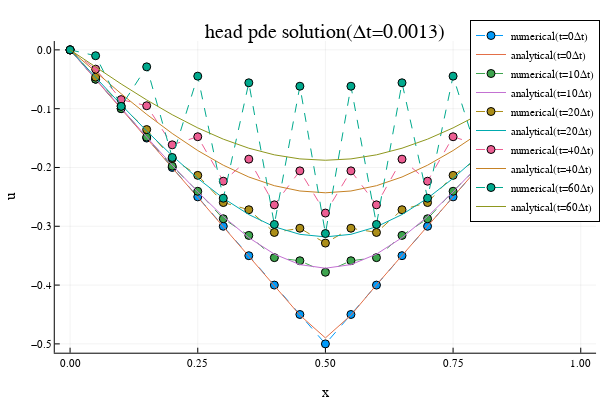

Notebook source saved alongside this figure:
### Code cell
Δt = 0.0013
heat_pde_plots(x,t₁₃,U₁₃;Δt=Δt)
title!("head pde solution(Δt=$Δt)")

### Figure 1 — Plotly figure (JSON) as saved in the notebook; plotly's stock layout.template omitted (floating-point values rounded to 4 significant figures)
{"data": [{"colorbar": {"len": 0.8657, "title": {"text": ""}, "x": 0.9934, "y": 0.5087}, "legendgroup": "numerical(t=0Δt)", "line": {"color": "rgba(0, 154, 250, 1.000)", "dash": "dash", "shape": "linear", "width": 1}, "marker": {"color": "rgba(0, 154, 250, 1.000)", "line": {"color": "rgba(0, 0, 0, 1)", "width": 1}, "size": 8, "symbol": "circle"}, "mode": "lines+markers", "name": "numerical(t=0Δt)", "showlegend": true, "type": "scatter", "x": [0, 0.05, 0.1, 0.15, 0.2, 0.25, 0.3, 0.35, 0.4, 0.45, 0.5, 0.55, 0.6, 0.65, 0.7, 0.75, 0.8, 0.85, 0.9, 0.95, 1], "xaxis": "x", "y": [0, -0.05, -0.1, -0.15, -0.2, -0.25, -0.3, -0.35, -0.4, -0.45, -0.5, -0.45, -0.4, -0.35, -0.3, -0.25, -0.2, -0.15, -0.1, -0.05, 0], "yaxis": "y"}, {"colorbar": {"len": 0.8657, "title": {"text": ""}, "x": 0.9934, "y": 0.5087}, "legendgroup": "analytical(t=0Δt)", "line": {"color": "rgba(227, 111, 71, 1.000)", "dash": "solid", "shape": "linear", "width": 1}, "mode": "lines", "name": "analytical(t=0Δt)", "showlegend": true, "type": "scatter", "x": [0, 0.05, 0.1, 0.15, 0.2, 0.25, 0.3, 0.35, 0.4, 0.45, 0.5, 0.55, 0.6, 0.65, 0.7, 0.75, 0.8, 0.85, 0.9, 0.95, 1], "xaxis": "x", "y": [0, -0.05001, -0.09998, -0.15, -0.2, -0.2501, -0.2999, -0.3502, -0.3996, -0.4512, -0.4899, -0.4512, -0.3996, -0.3502, -0.2999, -0.2501, -0.2, -0.15, -0.09998, -0.05001, -1.954e-18], "yaxis": "y"}, {"colorbar": {"len": 0.8657, "title": {"text": ""}, "x": 0.9934, "y": 0.5087}, "legendgroup": "numerical(t=10Δt)", "line": {"color": "rgba(62, 164, 78, 1.000)", "dash": "dash", "shape": "linear", "width": 1}, "marker": {"color": "rgba(62, 164, 78, 1.000)", "line": {"color": "rgba(0, 0, 0, 1)", "width": 1}, "size": 8, "symbol": "circle"}, "mode": "lines+markers", "name": "numerical(t=10Δt)", "showlegend": true, "type": "scatter", "x": [0, 0.05, 0.1, 0.15, 0.2, 0.25, 0.3, 0.35, 0.4, 0.45, 0.5, 0.55, 0.6, 0.65, 0.7, 0.75, 0.8, 0.85, 0.9, 0.95, 1], "xaxis": "x", "y": [0, -0.04986, -0.09982, -0.1483, -0.1978, -0.2405, -0.2872, -0.3155, -0.3533, -0.3586, -0.3782, -0.3586, -0.3533, -0.3155, -0.2872, -0.2405, -0.1978, -0.1483, -0.09982, -0.04986, 0], "yaxis": "y"}, {"colorbar": {"len": 0.8657, "title": {"text": ""}, "x": 0.9934, "y": 0.5087}, "legendgroup": "analytical(t=10Δt)", "line": {"color": "rgba(195, 113, 210, 1.000)", "dash": "solid", "shape": "linear", "width": 1}, "mode": "lines", "name": "analytical(t=10Δt)", "showlegend": true, "type": "scatter", "x": [0, 0.05, 0.1, 0.15, 0.2, 0.25, 0.3, 0.35, 0.4, 0.45, 0.5, 0.55, 0.6, 0.65, 0.7, 0.75, 0.8, 0.85, 0.9, 0.95, 1], "xaxis": "x", "y": [0, -0.04977, -0.09932, -0.1483, -0.1961, -0.2416, -0.2834, -0.3194, -0.3474, -0.3652, -0.3713, -0.3652, -0.3474, -0.3194, -0.2834, -0.2416, -0.1961, -0.1483, -0.09932, -0.04977, -3.883e-17], "yaxis": "y"}, {"colorbar": {"len": 0.8657, "title": {"text": ""}, "x": 0.9934, "y": 0.5087}, "legendgroup": "numerical(t=20Δt)", "line": {"color": "rgba(172, 142, 24, 1.000)", "dash": "dash", "shape": "linear", "width": 1}, "marker": {"color": "rgba(172, 142, 24, 1.000)", "line": {"color": "rgba(0, 0, 0, 1)", "width": 1}, "size": 8, "symbol": "circle"}, "mode": "lines+markers", "name": "numerical(t=20Δt)", "showlegend": true, "type": "scatter", "x": [0, 0.05, 0.1, 0.15, 0.2, 0.25, 0.3, 0.35, 0.4, 0.45, 0.5, 0.55, 0.6, 0.65, 0.7, 0.75, 0.8, 0.85, 0.9, 0.95, 1], "xaxis": "x", "y": [0, -0.04638, -0.09544, -0.1355, -0.1847, -0.2134, -0.2597, -0.2719, -0.3105, -0.3033, -0.3286, -0.3033, -0.3105, -0.2719, -0.2597, -0.2134, -0.1847, -0.1355, -0.09544, -0.04638, 0], "yaxis": "y"}, {"colorbar": {"len": 0.8657, "title": {"text": ""}, "x": 0.9934, "y": 0.5087}, "legendgroup": "analytical(t=20Δt)", "line": {"color": "rgba(0, 170, 174, 1.000)", "dash": "solid", "shape": "linear", "width": 1}, "mode": "lines", "name": "analytical(t=20Δt)", "showlegend": true, "type": "scatter", "x": [0, 0.05, 0.1, 0.15, 0.2, 0.25, 0.3, 0.35, 0.4, 0.45, 0.5, 0.55, 0.6, 0.65, 0.7, 0.75, 0.8, 0.85, 0.9, 0.95, 1], "xaxis": "x", "y": [0, -0.04704, -0.0933, -0.138, -0.1801, -0.2185, -0.2523, -0.2801, -0.3008, -0.3137, -0.3181, -0.3137, -0.3008, -0.2801, -0.2523, -0.2185, -0.1801, -0.138, -0.0933, -0.04704, -3.677e-17], "yaxis": "y"}, {"colorbar": {"len": 0.8657, "title": {"text": ""}, "x": 0.9934, "y": 0.5087}, "legendgroup": "numerical(t=40Δt)", "line": {"color": "rgba(237, 94, 147, 1.000)", "dash": "dash", "shape": "linear", "width": 1}, "marker": {"color": "rgba(237, 94, 147, 1.000)", "line": {"color": "rgba(0, 0, 0, 1)", "width": 1}, "size": 8, "symbol": "circle"}, "mode": "lines+markers", "name": "numerical(t=40Δt)", "showlegend": true, "type": "scatter", "x": [0, 0.05, 0.1, 0.15, 0.2, 0.25, 0.3, 0.35, 0.4, 0.45, 0.5, 0.55, 0.6, 0.65, 0.7, 0.75, 0.8, 0.85, 0.9, 0.95, 1], "xaxis": "x", "y": [0, -0.03278, -0.08458, -0.09502, -0.1615, -0.1477, -0.2233, -0.1858, -0.2635, -0.2058, -0.2775, -0.2058, -0.2635, -0.1858, -0.2233, -0.1477, -0.1615, -0.09502, -0.08458, -0.03278, 0], "yaxis": "y"}, {"colorbar": {"len": 0.8657, "title": {"text": ""}, "x": 0.9934, "y": 0.5087}, "legendgroup": "analytical(t=40Δt)", "line": {"color": "rgba(198, 130, 37, 1.000)", "dash": "solid", "shape": "linear", "width": 1}, "mode": "lines", "name": "analytical(t=40Δt)", "showlegend": true, "type": "scatter", "x": [0, 0.05, 0.1, 0.15, 0.2, 0.25, 0.3, 0.35, 0.4, 0.45, 0.5, 0.55, 0.6, 0.65, 0.7, 0.75, 0.8, 0.85, 0.9, 0.95, 1], "xaxis": "x", "y": [0, -0.03775, -0.0746, -0.1097, -0.1422, -0.1712, -0.1961, -0.2162, -0.231, -0.24, -0.243, -0.24, -0.231, -0.2162, -0.1961, -0.1712, -0.1422, -0.1097, -0.0746, -0.03775, -2.955e-17], "yaxis": "y"}, {"colorbar": {"len": 0.8657, "title": {"text": ""}, "x": 0.9934, "y": 0.5087}, "legendgroup": "numerical(t=60Δt)", "line": {"color": "rgba(0, 169, 141, 1.000)", "dash": "dash", "shape": "linear", "width": 1}, "marker": {"color": "rgba(0, 169, 141, 1.000)", "line": {"color": "rgba(0, 0, 0, 1)", "width": 1}, "size": 8, "symbol": "circle"}, "mode": "lines+markers", "name": "numerical(t=60Δt)", "showlegend": true, "type": "scatter", "x": [0, 0.05, 0.1, 0.15, 0.2, 0.25, 0.3, 0.35, 0.4, 0.45, 0.5, 0.55, 0.6, 0.65, 0.7, 0.75, 0.8, 0.85, 0.9, 0.95, 1], "xaxis": "x", "y": [0, -0.009982, -0.0961, -0.02887, -0.183, -0.0447, -0.2523, -0.056, -0.2969, -0.06185, -0.3123, -0.06185, -0.2969, -0.056, -0.2523, -0.0447, -0.183, -0.02887, -0.0961, -0.009982, 0], "yaxis": "y"}, {"colorbar": {"len": 0.8657, "title": {"text": ""}, "x": 0.9934, "y": 0.5087}, "legendgroup": "analytical(t=60Δt)", "line": {"color": "rgba(142, 151, 30, 1.000)", "dash": "solid", "shape": "linear", "width": 1}, "mode": "lines", "name": "analytical(t=60Δt)", "showlegend": true, "type": "scatter", "x": [0, 0.05, 0.1, 0.15, 0.2, 0.25, 0.3, 0.35, 0.4, 0.45, 0.5, 0.55, 0.6, 0.65, 0.7, 0.75, 0.8, 0.85, 0.9, 0.95, 1], "xaxis": "x", "y": [0, -0.02934, -0.05796, -0.08516, -0.1103, -0.1327, -0.1518, -0.1672, -0.1785, -0.1854, -0.1877, -0.1854, -0.1785, -0.1672, -0.1518, -0.1327, -0.1103, -0.08516, -0.05796, -0.02934, -2.297e-17], "yaxis": "y"}], "layout": {"annotations": [{"font": {"color": "rgba(0, 0, 0, 1)", "family": "sans-serif", "size": 20}, "rotation": 0, "showarrow": false, "text": "head pde solution(Δt=0.0013)", "x": 0.5424, "xanchor": "center", "xref": "paper", "y": 1, "yanchor": "top", "yref": "paper"}], "height": 400, "legend": {"bgcolor": "rgba(255, 255, 255, 1.000)", "bordercolor": "rgba(0, 0, 0, 1)", "borderwidth": 1, "font": {"color": "rgba(0, 0, 0, 1)", "family": "sans-serif", "size": 11}, "title": {"font": {"color": "rgba(0, 0, 0, 1)", "family": "sans-serif", "size": 15}, "text": ""}, "tracegroupgap": 0, "traceorder": "normal", "x": 1, "xanchor": "auto", "y": 1, "yanchor": "auto"}, "margin": {"b": 20, "l": 0, "r": 0, "t": 20}, "paper_bgcolor": "rgba(255, 255, 255, 1.000)", "plot_bgcolor": "rgba(255, 255, 255, 1.000)", "showlegend": true, "width": 600, "xaxis": {"anchor": "y", "domain": [0.09128, 0.9934], "gridcolor": "rgba(0, 0, 0, 0.1)", "gridwidth": 0.5, "linecolor": "rgba(0, 0, 0, 1)", "mirror": false, "range": [-0.03, 1.03], "showgrid": true, "showline": true, "showticklabels": true, "tickangle": 0, "tickcolor": "rgb(0, 0, 0)", "tickfont": {"color": "rgba(0, 0, 0, 1)", "family": "sans-serif", "size": 11}, "tickmode": "array", "ticks": "inside", "ticktext": ["0.00", "0.25", "0.50", "0.75", "1.00"], "tickvals": [0, 0.25, 0.5, 0.75, 1], "title": {"font": {"color": "rgba(0, 0, 0, 1)", "family": "sans-serif", "size": 15}, "text": "x"}, "type": "linear", "visible": true, "zeroline": false, "zerolinecolor": "rgba(0, 0, 0, 1)"}, "yaxis": {"anchor": "x", "domain": [0.07581, 0.9415], "gridcolor": "rgba(0, 0, 0, 0.1)", "gridwidth": 0.5, "linecolor": "rgba(0, 0, 0, 1)", "mirror": false, "range": [-0.515, 0.015], "showgrid": true, "showline": true, "showticklabels": true, "tickangle": 0, "tickcolor": "rgb(0, 0, 0)", "tickfont": {"color": "rgba(0, 0, 0, 1)", "family": "sans-serif", "size": 11}, "tickmode": "array", "ticks": "inside", "ticktext": ["−0.5", "−0.4", "−0.3", "−0.2", "−0.1", "0.0"], "tickvals": [-0.5, -0.4, -0.3, -0.2, -0.1, 0], "title": {"font": {"color": "rgba(0, 0, 0, 1)", "family": "sans-serif", "size": 15}, "text": "u"}, "type": "linear", "visible": true, "zeroline": false, "zerolinecolor": "rgba(0, 0, 0, 1)"}}}
